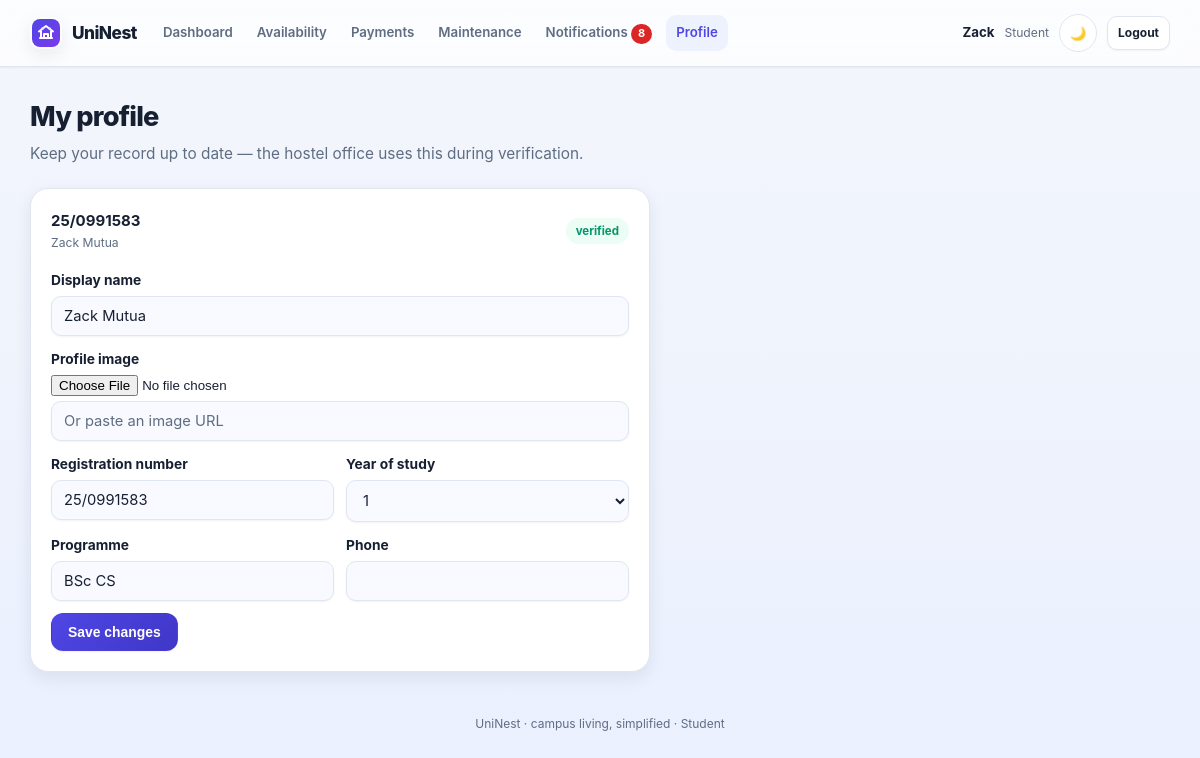
The page /my/profile (signed in) on the database its author committed.
### app/models/user.py (models this page shows, shortened)
class User(db.Model):
    __tablename__ = "users"
    id = db.Column(db.Integer, primary_key=True)
    email = db.Column(db.String(120), unique=True, nullable=False, index=True)
    password_hash = db.Column(db.String(255), nullable=False)
    full_name = db.Column(db.String(120), nullable=False)
    profile_image = db.Column(db.String(500), nullable=True)
    role = db.Column(db.String(20), nullable=False, default="student")
    is_active = db.Column(db.Boolean, default=True)
    email_verified = db.Column(db.Boolean, default=True)
    verification_token = db.Column(db.String(255), nullable=True, unique=True)
    reset_token = db.Column(db.String(255), nullable=True, unique=True)
    created_at = db.Column(db.DateTime, default=datetime.utcnow)
    student = db.relationship("Student", back_populates="user", uselist=False, cascade="all, delete-orphan")

### app/models/student.py (models this page shows, shortened)
class Student(db.Model):
    __tablename__ = "students"
    id = db.Column(db.Integer, primary_key=True)
    user_id = db.Column(db.Integer, db.ForeignKey("users.id"), unique=True, nullable=False)
    registration_no = db.Column(db.String(40), index=True)
    program = db.Column(db.String(120))
    year_of_study = db.Column(db.Integer)
    phone = db.Column(db.String(30))
    gender = db.Column(db.String(10))
    verification_status = db.Column(db.String(20), nullable=False, default="unverified")
    verified_at = db.Column(db.DateTime)
    created_at = db.Column(db.DateTime, default=datetime.utcnow)
    user = db.relationship("User", back_populates="student")
    applications = db.relationship("Application", back_populates="student", lazy="dynamic")
    allocations = db.relationship("Allocation", back_populates="student", lazy="dynamic")
    payments = db.relationship("Payment", back_populates="student", lazy="dynamic")

### app/routes/web.py (the view, shortened to what this page needs)
@bp.route("/my/profile", methods=["GET", "POST"])
@login_required(["student"])
def my_profile(user):
    return render_template("student/profile.html", student=user.student)

### app/routes/web.py (called while the page is built)
@bp.app_context_processor
def template_context():
    user = current_user()
    unread = 0
    if user:
        unread = report_service.unread_counts(user.id)
    return {"current_user": user, "unread_count": unread}

def current_user():
    uid = session.get("uid")
    return db.session.get(User, uid) if uid else None

def login_required(roles=None):
    def decorator(fn):
        @wraps(fn)
        def wrapper(*args, **kwargs):
            user = current_user()
            if not user:
                return redirect(url_for("web.login"))
            if roles and user.role not in roles:
                flash("You do not have access to that area.", "error")
                return redirect(url_for("web.dashboard"))
            return fn(*args, user=user, **kwargs)
        return wrapper
    return decorator

### app/services/report_service.py (called while the page is built)
def unread_counts(user_id):
    unread = Notification.query.filter_by(user_id=user_id, is_read=False).count()
    return unread

### templates/student/profile.html (shortened to what this page needs)
{% extends "base.html" %}
{% block content %}
<h1 class="page-title">My profile</h1>
<p class="page-sub">Keep your record up to date — the hostel office uses this during verification.</p>
<div class="card" style="max-width:620px">
  <div class="btn-row mb-16" style="justify-content: space-between">
    <div>
      <strong>{{ student.registration_no or "No registration number" }}</strong>
      <div class="muted small">{{ student.user.full_name }}</div>
    </div>
    <span class="pill {{ student.verification_status }}">{{ student.verification_status }}</span>
  </div>
  <form method="post" enctype="multipart/form-data" class="stack">
    <div class="field">
      <label for="full_name">Display name</label>
      <input type="text" id="full_name" name="full_name" value="{{ student.user.full_name or '' }}">
    </div>
    <div class="field">
      <label for="profile_image">Profile image</label>
      <input type="file" id="profile_image" name="profile_image" accept="image/*">
      <input type="url" name="profile_image_url" placeholder="Or paste an image URL" value="{{ student.user.profile_image or '' }}">
    </div>
    <div class="grid cols-2" style="gap:12px">
      <div class="field">
        <label for="registration_no">Registration number</label>
        <input type="text" id="registration_no" name="registration_no" value="{{ student.registration_no or '' }}">
      </div>
      <div class="field">
        <label for="year_of_study">Year of study</label>
        <select id="year_of_study" name="year_of_study">
          <option value="1" {% if student.year_of_study == 1 %}selected{% endif %}>1</option>
        </select>
      </div>
    </div>
    <div class="grid cols-2" style="gap:12px">
      <div class="field">
        <label for="program">Programme</label>
        <input type="text" id="program" name="program" value="{{ student.program or '' }}">
      </div>
      <div class="field">
        <label for="phone">Phone</label>
        <input type="text" id="phone" name="phone" value="{{ student.phone or '' }}">
      </div>
    </div>
    <div class="btn-row">
      <button class="btn primary" type="submit">Save changes</button>
    </div>
  </form>
</div>
{% endblock %}

### templates/base.html (shortened to what this page needs)
<!doctype html>
<html lang="en">
<head>
  <link rel="stylesheet" href="{{ url_for('static', filename='css/uni.css') }}">
</head>
<body data-theme="light">
  <nav class="nav" aria-label="Main navigation">
    <div class="nav-inner">
      <div class="nav-brand-group">
        <a class="brand" href="{{ url_for('web.index') }}">
          <span class="brand-mark" aria-hidden="true">
          </span>
          <span class="brand-text">UniNest</span>
        </a>
      </div>
      <div class="nav-links" id="site-nav">
        {% if current_user %}
          {% if current_user.role == 'student' %}
            <a href="{{ url_for('web.dashboard') }}">Dashboard</a>
            <a href="{{ url_for('web.my_availability') }}">Availability</a>
            <a href="{{ url_for('web.my_payments') }}">Payments</a>
            <a href="{{ url_for('web.my_maintenance') }}">Maintenance</a>
            <a href="{{ url_for('web.my_notifications') }}">Notifications{% if unread_count %} <span class="badge nav-badge">{{ unread_count }}</span>{% endif %}</a>
            <a href="{{ url_for('web.my_profile') }}">Profile</a>
          {% else %}
            <a href="{{ url_for('web.management_dashboard') }}">Overview</a>
            <a href="{{ url_for('web.my_availability') }}">Availability</a>
            <a href="{{ url_for('web.admin_allocations') }}">Allocations</a>
            <a href="{{ url_for('web.reports') }}">Reports</a>
          {% endif %}
        {% endif %}
      </div>
      <div class="nav-user">
        {% if current_user %}
          <span class="name">{{ current_user.full_name.split()[0] }}</span>
          <span class="muted small">{{ current_user.role|capitalize }}</span>
          <button class="theme-toggle" type="button" aria-label="Toggle theme">🌙</button>
          <a class="btn sm" href="{{ url_for('web.logout') }}">Logout</a>
        {% else %}
          <button class="theme-toggle" type="button" aria-label="Toggle theme">🌙</button>
          <a class="btn sm" href="{{ url_for('web.login') }}">Log in</a>
          <a class="btn sm primary" href="{{ url_for('web.register') }}">Create account</a>
        {% endif %}
      </div>
    </div>
  </nav>
  <main class="container {% block container_class %}{% endblock %}">
    {% block content %}{% endblock %}
    <div class="footer">UniNest · campus living, simplified {{ current_user.role|default('', true) and '· ' + current_user.role|capitalize }}</div>
  </main>
</body>
</html>

### rows shown on the page
User: full_name "Zack", role "Student", user.full_name "Zack Mutua", full_name "Zack Mutua", role "· Student"
Student: registration_no "25/0991583", verification_status "verified", year_of_study "1", program "BSc CS"

### other values the page prints
{{ unread_count }} "8"
